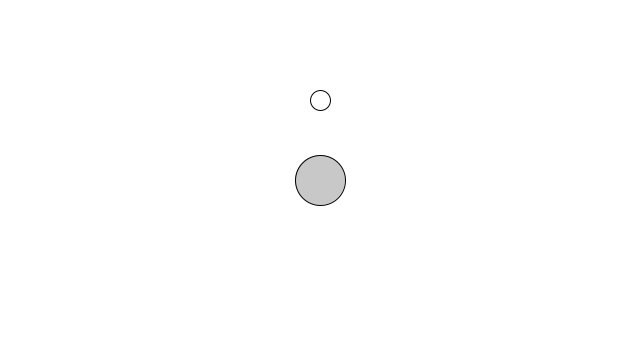
Frame 1 (no input)
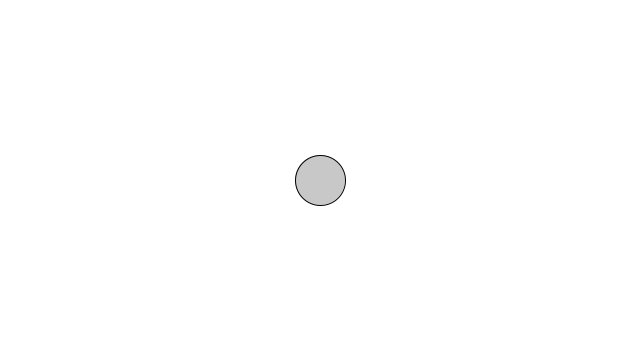
Frame 60 (the mouse pressed at the canvas centre just before this capture)
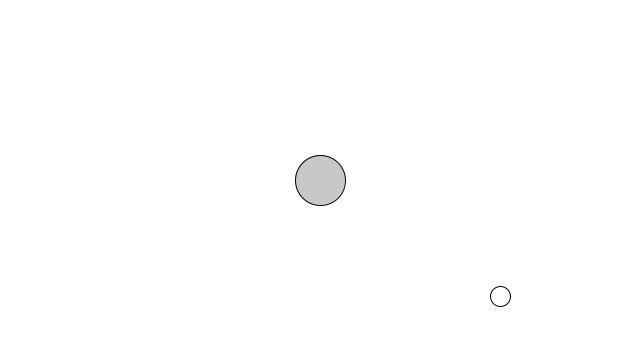
Frame 120 (the mouse held since frame 60 and released just before this capture)

The Processing sketch that drew these frames (run headless with seeded random() and noise(); from frame 60 on, the mouse is pressed at the canvas centre):

// Processing sketch: Mover_and_Attractor
// ── Mover_and_Attractor.pde
Attractor attractor;
Mover mover;

void setup(){
  size(640,360);
  attractor = new Attractor();
  mover = new Mover();
}

void draw(){
  background(255);
  // display attractor at the center like a sun
  attractor.display();
  //display mover
  mover.display(); 
  //creating force of attraction by the attractor
  PVector gravity = attractor.attract(mover);
  //applying force of attraction to the mover
  mover.applyForce(gravity);
  //updating the move function of mover object
  mover.move();
  
}
// ── Attractor.pde
class Attractor {

  PVector location;

  Attractor() {
    location = new PVector(width/2, height/2);
  }
//Attractor dispaly function at the center of processing window
  void display() {
    fill(200);
    stroke(0);
    strokeWeight(1);
    ellipse(location.x, location.y, 50, 50);
  }
// Creating attract force by the attractor in attract function
  PVector attract(Mover mover) {
    //creating vector pointing from attractor to mover by subtracting
    PVector gravity = PVector.sub(attractor.location, mover.location);
    //calculating the distance between the two using magnitude function.
    float distance = constrain(gravity.mag(), 5, 25);
    //Universal Gravitaional Constant
    float G = 100;
    //getting the direction
    gravity.normalize();
    //making the force of gravity
    gravity.mult(G/(distance*distance));
    return gravity;
  }
}
// ── Mover.pde
class Mover {

  PVector location;
  PVector velocity;
  PVector acceleration;

  Mover() {
    location = new PVector(width/2, 100);
    velocity = new PVector(10, 0);//initial velocity to the mover
    acceleration = new PVector(0, 0);
  }
  //force of attraction applied to mover with this function
  void applyForce(PVector force) {
    //copy the force object 
    PVector f = force.get();
    //adding to acceleration as sum of all forces.
    acceleration.add(f);
  }
  //display the mover function
  void display() {
    fill(255);
    stroke(0);
    strokeWeight(1);
    ellipse(location.x, location.y, 20, 20);
  }
  //updating the mover move function by adding velocity and acceleration
  void move() {
    velocity.add(acceleration);
    location.add(velocity);
    acceleration.mult(0);
  }
}
